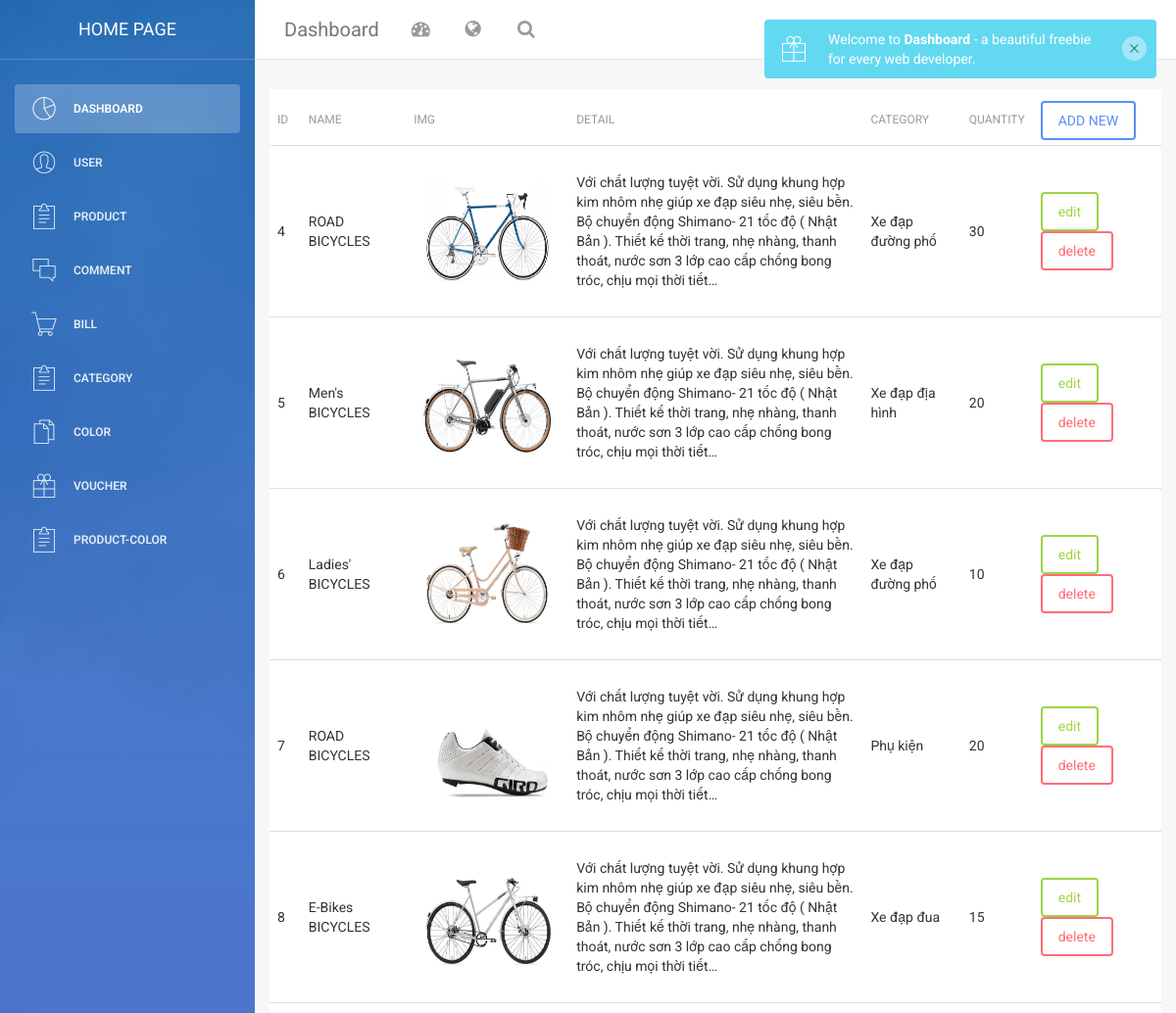
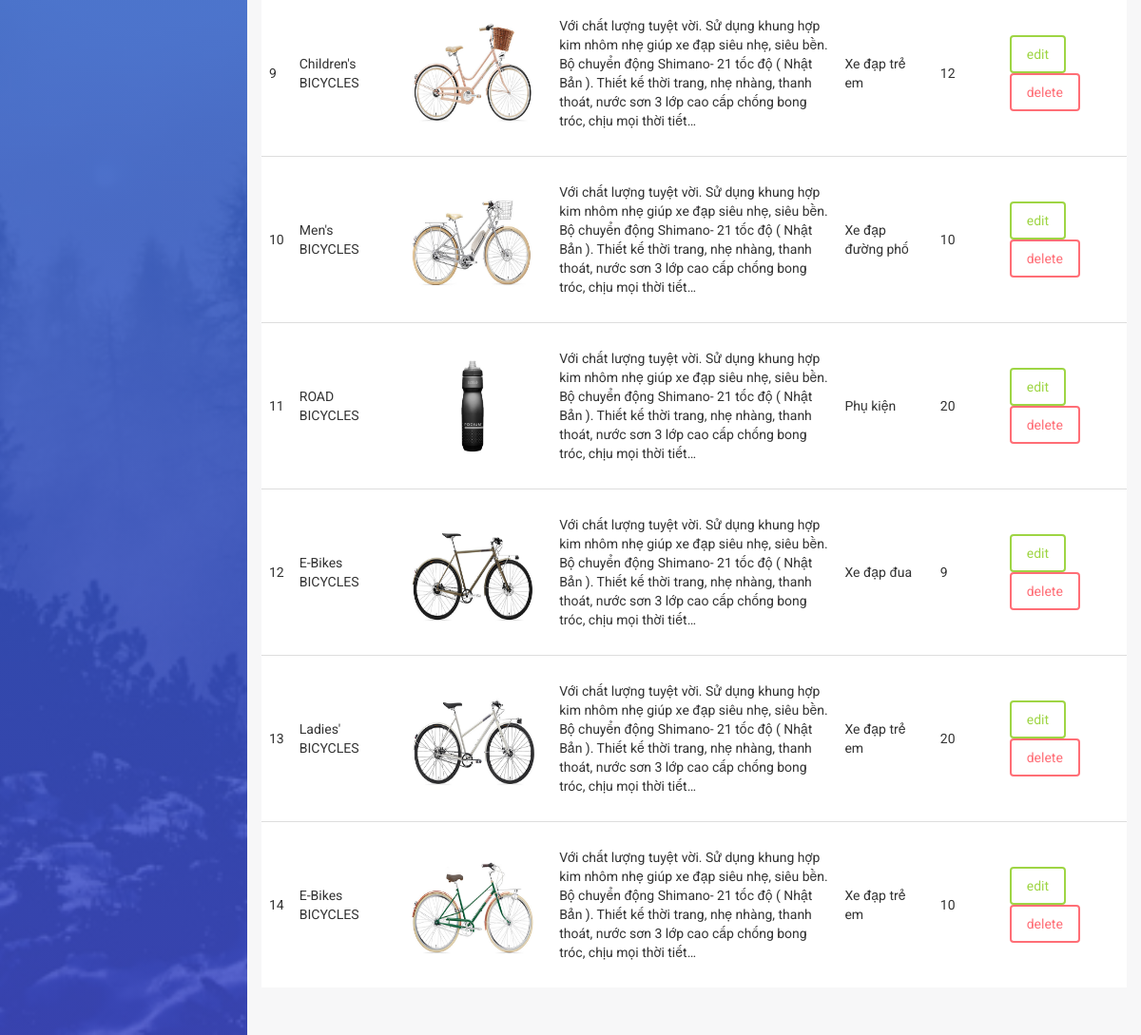
The page /product-manager (signed in) on the database its author committed (2 pictures, top to bottom).
### tables this page shows
CREATE TABLE `products` (
  `id` int(11) NOT NULL,
  `name` varchar(255) NOT NULL,
  `detail` varchar(255) NOT NULL,
  `quantity` int(11) NOT NULL,
  `cate_id` int(11) NOT NULL,
  `image` varchar(255) NOT NULL
);

CREATE TABLE `categories` (
  `id` int(11) NOT NULL,
  `name` varchar(255) NOT NULL
);

### app/controllers/Controller.php (called while the page is built, shortened)
<?php
    class Controller {
        public function view($path, $data = []) {
            extract($data);
            include_once __DIR__.'/../../views/' .$path .'.php';
        }
    }
?>

### app/controllers/ProductController.php (called while the page is built, shortened)
<?php
    class ProductController extends Controller{
        public function index() {
            $products = ProductModel::all();
            $cates = CategoryModel::all();
            $title = 'Quan ly san pham';
            return $this->view('admin/product/index', ['products' => $products, 'cates' => $cates, 'title' => $title]);
        }
    }
?>

### app/Router.php (called while the page is built, shortened)
<?php
    class Router {
        protected static $routers = [];
        protected $request;
        public function __construct() {
            $this->request = new Request;
        }
        public static function get($path, $callback) {
            static::$routers['get'][$path] = $callback;
        }
        public static function post($path, $callback) {
            static::$routers['post'][$path] = $callback;
        }
        public function resolve() {
            $method = $this->request->method();
            $path = $this->request->path();
            $callback = static::$routers[$method][$path] ?? false;
            if(is_array($callback)) {
                $callback[0] = new $callback[0];
                return call_user_func($callback, $this->request);
            }
        }
    }
?>

### public/index.php (called while the page is built, shortened)
<?php
    $router = new Router();
    $router->resolve();
?>

### app/models/BaseModel.php (called while the page is built, shortened)
<?php
    class BaseModel {
        public function __construct() {
            try {
                $this->conn = new PDO("mysql:host=localhost;dbname=asm-php2;charset=utf8", "root", "");
            }catch(PDOException $e) {
                echo "Có lỗi xảy ra <br>" . $e->getMessage();
            }
        }
        public static function all() {
            $model = new static;
            $model->sqlBuilder = "SELECT * FROM $model->tableName";
            $stmt = $model->conn->prepare($model->sqlBuilder);
            $stmt->execute();
            return $stmt->fetchAll(PDO::FETCH_CLASS);
        }
    }
?>

### views/admin/product/index.php (the view)
<?php require_once __DIR__.'/../header.php'?>
<div class="table w-50">
    <table class="table table-stripped">
        <thead>
            <th>ID</th>
            <th>NAME</th>
            <th>IMG</th>
            <th style="width: 33%;">detail</th>
            <th>category</th>
            <th>quantity</th>
            <th>
                <a class="btn btn-primary" href="./add-product">Add new</a>
            </th>
        </thead>
        <tbody>
            <?php foreach($products as $pro):?>
                <tr>
                    <td><?= $pro->id?></td>
                    <td><?= $pro->name?></td>
                    <td>
                        <img src="./imgs/<?= $pro->image?>" style="width: 150px; height: 150px;">
                    </td>
                    <td class="w-30"><?= $pro->detail?></td>
                    <td>
                        <?php foreach($cates as $cate) {
                            echo ($cate->id === $pro->cate_id) ? $cate->name : '';
                        }?>
                    </td>
                    <td><?= $pro->quantity?></td>
                    <td>
                        <a class="btn btn-success" href="./edit-product?id=<?= $pro->id?>">edit</a>
                        <a onclick="return confirm('are you sure?')" class="btn btn-danger" href="./delete-product?id=<?= $pro->id?>">delete</a>
                    </td>
                </tr>
            <?php endforeach?>
        </tbody>
    </table>
</div>
<?php require_once __DIR__.'/../footer.php'?>

### rows shown on the page
products: id "4", name "ROAD BICYCLES", image (picture), detail "Với chất lượng tuyệt vời. Sử dụng khung hợp kim nhôm nhẹ giúp xe đạp siêu nhẹ, siêu bền. Bộ chuyển động Shimano- 21 tốc độ ( Nhật Bản ). Thiết kế thời trang, nhẹ nhàng, thanh thoát, nước sơn 3 lớp cao cấp chống bong tróc, chịu mọi thời tiết…", quantity "30"
categories: name "Xe đạp đường phố"
products: id "5", name "Men's BICYCLES", image (picture), detail "Với chất lượng tuyệt vời. Sử dụng khung hợp kim nhôm nhẹ giúp xe đạp siêu nhẹ, siêu bền. Bộ chuyển động Shimano- 21 tốc độ ( Nhật Bản ). Thiết kế thời trang, nhẹ nhàng, thanh thoát, nước sơn 3 lớp cao cấp chống bong tróc, chịu mọi thời tiết…", quantity "20"
categories: name "Xe đạp địa hình"
products: id "6", name "Ladies' BICYCLES", image (picture), detail "Với chất lượng tuyệt vời. Sử dụng khung hợp kim nhôm nhẹ giúp xe đạp siêu nhẹ, siêu bền. Bộ chuyển động Shimano- 21 tốc độ ( Nhật Bản ). Thiết kế thời trang, nhẹ nhàng, thanh thoát, nước sơn 3 lớp cao cấp chống bong tróc, chịu mọi thời tiết…", quantity "10"
products: id "7", name "ROAD BICYCLES", image (picture), detail "Với chất lượng tuyệt vời. Sử dụng khung hợp kim nhôm nhẹ giúp xe đạp siêu nhẹ, siêu bền. Bộ chuyển động Shimano- 21 tốc độ ( Nhật Bản ). Thiết kế thời trang, nhẹ nhàng, thanh thoát, nước sơn 3 lớp cao cấp chống bong tróc, chịu mọi thời tiết…", quantity "20"
categories: name "Phụ kiện"
products: id "8", name "E-Bikes BICYCLES", image (picture), detail "Với chất lượng tuyệt vời. Sử dụng khung hợp kim nhôm nhẹ giúp xe đạp siêu nhẹ, siêu bền. Bộ chuyển động Shimano- 21 tốc độ ( Nhật Bản ). Thiết kế thời trang, nhẹ nhàng, thanh thoát, nước sơn 3 lớp cao cấp chống bong tróc, chịu mọi thời tiết…", quantity "15"
categories: name "Xe đạp đua"
products: id "9", name "Children's BICYCLES", image (picture), detail "Với chất lượng tuyệt vời. Sử dụng khung hợp kim nhôm nhẹ giúp xe đạp siêu nhẹ, siêu bền. Bộ chuyển động Shimano- 21 tốc độ ( Nhật Bản ). Thiết kế thời trang, nhẹ nhàng, thanh thoát, nước sơn 3 lớp cao cấp chống bong tróc, chịu mọi thời tiết…", quantity "12"
categories: name "Xe đạp trẻ em"
products: id "10", name "Men's BICYCLES", image (picture), detail "Với chất lượng tuyệt vời. Sử dụng khung hợp kim nhôm nhẹ giúp xe đạp siêu nhẹ, siêu bền. Bộ chuyển động Shimano- 21 tốc độ ( Nhật Bản ). Thiết kế thời trang, nhẹ nhàng, thanh thoát, nước sơn 3 lớp cao cấp chống bong tróc, chịu mọi thời tiết…", quantity "10"
products: id "11", name "ROAD BICYCLES", image (picture), detail "Với chất lượng tuyệt vời. Sử dụng khung hợp kim nhôm nhẹ giúp xe đạp siêu nhẹ, siêu bền. Bộ chuyển động Shimano- 21 tốc độ ( Nhật Bản ). Thiết kế thời trang, nhẹ nhàng, thanh thoát, nước sơn 3 lớp cao cấp chống bong tróc, chịu mọi thời tiết…", quantity "20"
products: id "12", name "E-Bikes BICYCLES", image (picture), detail "Với chất lượng tuyệt vời. Sử dụng khung hợp kim nhôm nhẹ giúp xe đạp siêu nhẹ, siêu bền. Bộ chuyển động Shimano- 21 tốc độ ( Nhật Bản ). Thiết kế thời trang, nhẹ nhàng, thanh thoát, nước sơn 3 lớp cao cấp chống bong tróc, chịu mọi thời tiết…", quantity "9"
products: id "13", name "Ladies' BICYCLES", image (picture), detail "Với chất lượng tuyệt vời. Sử dụng khung hợp kim nhôm nhẹ giúp xe đạp siêu nhẹ, siêu bền. Bộ chuyển động Shimano- 21 tốc độ ( Nhật Bản ). Thiết kế thời trang, nhẹ nhàng, thanh thoát, nước sơn 3 lớp cao cấp chống bong tróc, chịu mọi thời tiết…", quantity "20"
products: id "14", name "E-Bikes BICYCLES", image (picture), detail "Với chất lượng tuyệt vời. Sử dụng khung hợp kim nhôm nhẹ giúp xe đạp siêu nhẹ, siêu bền. Bộ chuyển động Shimano- 21 tốc độ ( Nhật Bản ). Thiết kế thời trang, nhẹ nhàng, thanh thoát, nước sơn 3 lớp cao cấp chống bong tróc, chịu mọi thời tiết…", quantity "10"
